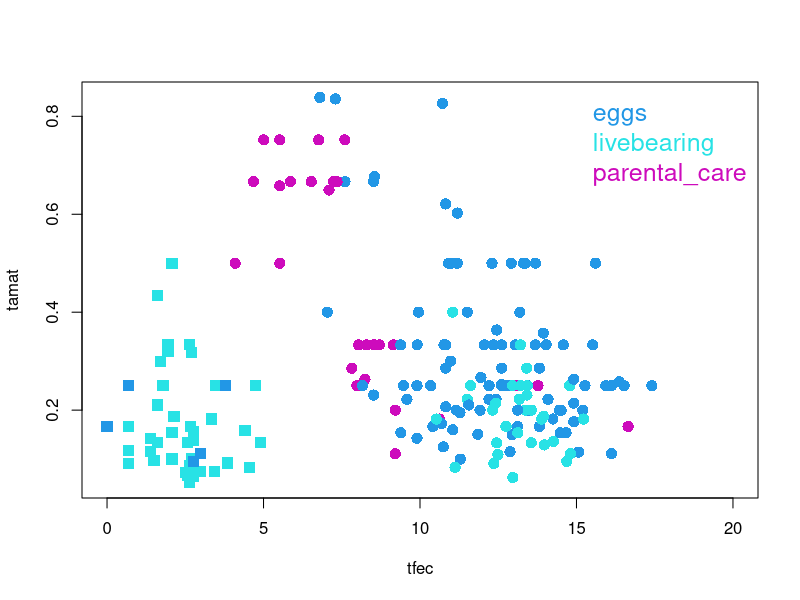

Write the R code that produced this figure.
 
fishdata <- read.csv("fishdata2020.csv",  stringsAsFactors=TRUE)
 attach(fishdata)
names(fishdata) 
   
 quartz()
  plot(tfec, tamat, pch=as.numeric(major_group)+14, cex=1.5, col=as.numeric(reproductive_mode)+3, 	xlim=c(0,20))
  	 # textxy(tfec, tamat, labs=species, col="black", cex= 0.5, offset=0.6)
  legend("topright", legend=levels(reproductive_mode), text.col=1:length(levels(reproductive_mode))+3, cex=1.5, bty="n") 
  
 #legend("topright", legend=levels(clade), pch=1:length(levels(clade)), cex=0.7, bty="n", col=gray(0.6), text.col=gray(0.6)) 
  	
   	detach(fishdata) 
